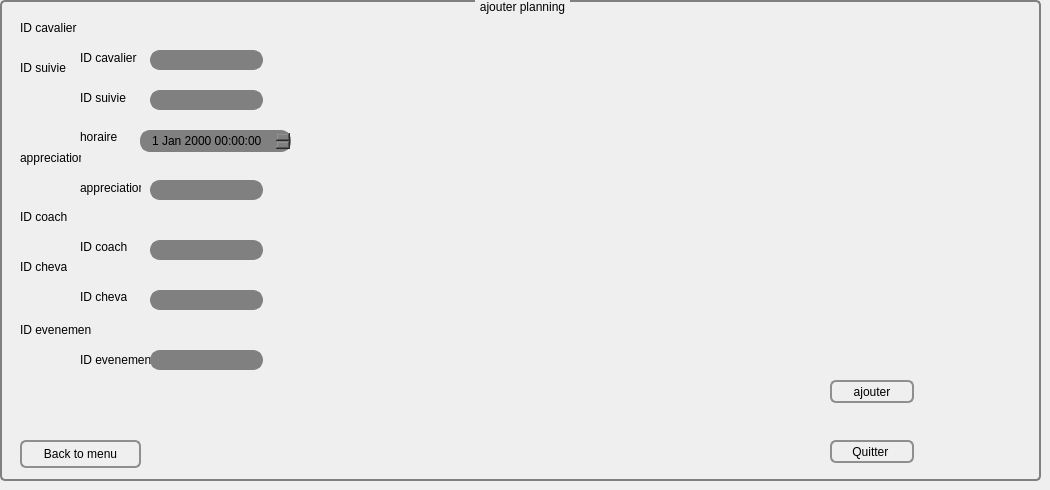
        <widget class="QWidget" name="tab_18">
         <attribute name="title">
          <string>ajout planning</string>
         </attribute>
         <widget class="QLabel" name="label_74">
          <property name="geometry">
           <rect>
            <x>20</x>
            <y>60</y>
            <width>51</width>
            <height>16</height>
           </rect>
          </property>
          <property name="styleSheet">
           <string notr="true">font: 25 8pt &quot;Footlight MT Light&quot;;</string>
          </property>
          <property name="text">
           <string>ID suivie </string>
          </property>
         </widget>
         <widget class="QLabel" name="label_75">
          <property name="geometry">
           <rect>
            <x>20</x>
            <y>150</y>
            <width>61</width>
            <height>16</height>
           </rect>
          </property>
          <property name="styleSheet">
           <string notr="true">font: 25 8pt &quot;Footlight MT Light&quot;;</string>
          </property>
          <property name="text">
           <string>appreciation </string>
          </property>
         </widget>
         <widget class="QLabel" name="label_76">
          <property name="geometry">
           <rect>
            <x>20</x>
            <y>210</y>
            <width>47</width>
            <height>14</height>
           </rect>
          </property>
          <property name="styleSheet">
           <string notr="true">font: 25 8pt &quot;Footlight MT Light&quot;;</string>
          </property>
          <property name="text">
           <string>ID coach</string>
          </property>
         </widget>
         <widget class="QLabel" name="label_77">
          <property name="geometry">
           <rect>
            <x>20</x>
            <y>260</y>
            <width>47</width>
            <height>14</height>
           </rect>
          </property>
          <property name="styleSheet">
           <string notr="true">font: 25 8pt &quot;Footlight MT Light&quot;;</string>
          </property>
          <property name="text">
           <string>ID cheval</string>
          </property>
         </widget>
         <widget class="QLabel" name="label_78">
          <property name="geometry">
           <rect>
            <x>20</x>
            <y>320</y>
            <width>71</width>
            <height>20</height>
           </rect>
          </property>
          <property name="styleSheet">
           <string notr="true">font: 25 8pt &quot;Footlight MT Light&quot;;</string>
          </property>
          <property name="text">
           <string>ID evenement </string>
          </property>
         </widget>
         <widget class="QLabel" name="label_79">
          <property name="geometry">
           <rect>
            <x>20</x>
            <y>20</y>
            <width>61</width>
            <height>16</height>
           </rect>
          </property>
          <property name="styleSheet">
           <string notr="true">font: 25 8pt &quot;Footlight MT Light&quot;;</string>
          </property>
          <property name="text">
           <string>ID cavalier </string>
          </property>
         </widget>
         <widget class="QGroupBox" name="groupBox_16">
          <property name="geometry">
           <rect>
            <x>0</x>
            <y>0</y>
            <width>1041</width>
            <height>481</height>
           </rect>
          </property>
          <property name="styleSheet">
           <string notr="true">QGroupBox {
    background-color: qlineargradient(x1: 0, y1: 0, x2: 0, y2: 1,
                                      stop: 0 #E0E0E0, stop: 1 #FFFFFF);
    border: 2px solid gray;
    border-radius: 5px;
    margin-top: 1ex; /* leave space at the top for the title */
}

QGroupBox::title {
    subcontrol-origin: margin;
    subcontrol-position: top center; /* position at the top center */
    padding: 0 3px;
    background-color: qlineargradient(x1: 0, y1: 0, x2: 0, y2: 1,
                                      stop: 0 #FF0ECE, stop: 1 #FFFFFF);
}</string>
          </property>
          <property name="title">
           <string>ajouter planning</string>
          </property>
          <widget class="QPushButton" name="ajouter_planning">
           <property name="geometry">
            <rect>
             <x>830</x>
             <y>380</y>
             <width>84</width>
             <height>23</height>
            </rect>
           </property>
           <property name="styleSheet">
            <string notr="true">QPushButton {
    border: 2px solid #8f8f91;
    border-radius: 6px;
    background-color: qlineargradient(x1: 0, y1: 0, x2: 0, y2: 1,
                                      stop: 0 #f6f7fa, stop: 1 #dadbde);
    min-width: 80px;
}

QPushButton:pressed {
    background-color: qlineargradient(x1: 0, y1: 0, x2: 0, y2: 1,
                                      stop: 0 #dadbde, stop: 1 #f6f7fa);
}

QPushButton:flat {
    border: none; /* no border for a flat push button */
}

QPushButton:default {
    border-color: navy; /* make the default button prominent */
}</string>
           </property>
           <property name="text">
            <string>ajouter</string>
           </property>
           <property name="icon">
            <iconset>
             <normaloff>:/Downloads/verifier.png</normaloff>:/Downloads/verifier.png</iconset>
           </property>
          </widget>
          <widget class="QPushButton" name="pushButton_6">
           <property name="geometry">
            <rect>
             <x>830</x>
             <y>440</y>
             <width>84</width>
             <height>23</height>
            </rect>
           </property>
           <property name="styleSheet">
            <string notr="true">QPushButton {
    border: 2px solid #8f8f91;
    border-radius: 6px;
    background-color: qlineargradient(x1: 0, y1: 0, x2: 0, y2: 1,
                                      stop: 0 #f6f7fa, stop: 1 #dadbde);
    min-width: 80px;
}

QPushButton:pressed {
    background-color: qlineargradient(x1: 0, y1: 0, x2: 0, y2: 1,
                                      stop: 0 #dadbde, stop: 1 #f6f7fa);
}

QPushButton:flat {
    border: none; /* no border for a flat push button */
}

QPushButton:default {
    border-color: navy; /* make the default button prominent */
}</string>
           </property>
           <property name="text">
            <string>Quitter </string>
           </property>
           <property name="icon">
            <iconset>
             <normaloff>:/Downloads/quitter.png</normaloff>:/Downloads/quitter.png</iconset>
           </property>
          </widget>
          <widget class="QLabel" name="label_81">
           <property name="geometry">
            <rect>
             <x>940</x>
             <y>20</y>
             <width>71</width>
             <height>81</height>
            </rect>
           </property>
           <property name="styleSheet">
            <string notr="true">image: url(:/pics/Watercolour unicorn head wall sticker, unicorn wall decal, rainbow room decor, unicorn room decor.jpeg);</string>
           </property>
           <property name="text">
            <string/>
           </property>
          </widget>
          <widget class="QLabel" name="label_94">
           <property name="geometry">
            <rect>
             <x>80</x>
             <y>180</y>
             <width>61</width>
             <height>16</height>
            </rect>
           </property>
           <property name="styleSheet">
            <string notr="true">font: 25 8pt &quot;Footlight MT Light&quot;;</string>
           </property>
           <property name="text">
            <string>appreciation </string>
           </property>
          </widget>
          <widget class="QLabel" name="label_95">
           <property name="geometry">
            <rect>
             <x>80</x>
             <y>90</y>
             <width>51</width>
             <height>16</height>
            </rect>
           </property>
           <property name="styleSheet">
            <string notr="true">font: 25 8pt &quot;Footlight MT Light&quot;;</string>
           </property>
           <property name="text">
            <string>ID suivie </string>
           </property>
          </widget>
          <widget class="QLabel" name="label_96">
           <property name="geometry">
            <rect>
             <x>80</x>
             <y>240</y>
             <width>47</width>
             <height>14</height>
            </rect>
           </property>
           <property name="styleSheet">
            <string notr="true">font: 25 8pt &quot;Footlight MT Light&quot;;</string>
           </property>
           <property name="text">
            <string>ID coach</string>
           </property>
          </widget>
          <widget class="QLabel" name="label_97">
           <property name="geometry">
            <rect>
             <x>80</x>
             <y>290</y>
             <width>47</width>
             <height>14</height>
            </rect>
           </property>
           <property name="styleSheet">
            <string notr="true">font: 25 8pt &quot;Footlight MT Light&quot;;</string>
           </property>
           <property name="text">
            <string>ID cheval</string>
           </property>
          </widget>
          <widget class="QLabel" name="label_98">
           <property name="geometry">
            <rect>
             <x>80</x>
             <y>50</y>
             <width>61</width>
             <height>16</height>
            </rect>
           </property>
           <property name="styleSheet">
            <string notr="true">font: 25 8pt &quot;Footlight MT Light&quot;;</string>
           </property>
           <property name="text">
            <string>ID cavalier </string>
           </property>
          </widget>
          <widget class="QLabel" name="label_99">
           <property name="geometry">
            <rect>
             <x>80</x>
             <y>350</y>
             <width>71</width>
             <height>20</height>
            </rect>
           </property>
           <property name="styleSheet">
            <string notr="true">font: 25 8pt &quot;Footlight MT Light&quot;;</string>
           </property>
           <property name="text">
            <string>ID evenement </string>
           </property>
          </widget>
          <widget class="QLineEdit" name="id_evenement">
           <property name="geometry">
            <rect>
             <x>150</x>
             <y>350</y>
             <width>113</width>
             <height>20</height>
            </rect>
           </property>
           <property name="styleSheet">
            <string notr="true">QLineEdit {
    border: 2px solid gray;
    border-radius: 10px;
    padding: 0 8px;
    background: grey;
    selection-background-color: darkgray;
}
</string>
           </property>
          </widget>
          <widget class="QLineEdit" name="id_planning">
           <property name="geometry">
            <rect>
             <x>150</x>
             <y>90</y>
             <width>113</width>
             <height>20</height>
            </rect>
           </property>
           <property name="styleSheet">
            <string notr="true">QLineEdit {
    border: 2px solid gray;
    border-radius: 10px;
    padding: 0 8px;
    background: grey;
    selection-background-color: darkgray;
}
</string>
           </property>
          </widget>
          <widget class="QLineEdit" name="id_cheval">
           <property name="geometry">
            <rect>
             <x>150</x>
             <y>290</y>
             <width>113</width>
             <height>20</height>
            </rect>
           </property>
           <property name="styleSheet">
            <string notr="true">QLineEdit {
    border: 2px solid gray;
    border-radius: 10px;
    padding: 0 8px;
    background: grey;
    selection-background-color: darkgray;
}
</string>
           </property>
          </widget>
          <widget class="QLineEdit" name="id_cavalier">
           <property name="geometry">
            <rect>
             <x>150</x>
             <y>50</y>
             <width>113</width>
             <height>20</height>
            </rect>
           </property>
           <property name="styleSheet">
            <string notr="true">QLineEdit {
    border: 2px solid gray;
    border-radius: 10px;
    padding: 0 8px;
    background: grey;
    selection-background-color: darkgray;
}
</string>
           </property>
          </widget>
          <widget class="QDateTimeEdit" name="horaire_2">
           <property name="geometry">
            <rect>
             <x>140</x>
             <y>130</y>
             <width>151</width>
             <height>22</height>
            </rect>
           </property>
           <property name="styleSheet">
            <string notr="true">QDateTimeEdit {
    border: 2px solid gray;
    border-radius: 10px;
    padding: 0 8px;
    background: grey;
    selection-background-color: darkgray;
}
</string>
           </property>
          </widget>
          <widget class="QLineEdit" name="appreciation">
           <property name="geometry">
            <rect>
             <x>150</x>
             <y>180</y>
             <width>113</width>
             <height>20</height>
            </rect>
           </property>
           <property name="styleSheet">
            <string notr="true">QLineEdit {
    border: 2px solid gray;
    border-radius: 10px;
    padding: 0 8px;
    background: grey;
    selection-background-color: darkgray;
}
</string>
           </property>
          </widget>
          <widget class="QLabel" name="horaire">
           <property name="geometry">
            <rect>
             <x>80</x>
             <y>130</y>
             <width>47</width>
             <height>14</height>
            </rect>
           </property>
           <property name="styleSheet">
            <string notr="true">font: 25 8pt &quot;Footlight MT Light&quot;;</string>
           </property>
           <property name="text">
            <string>horaire</string>
           </property>
          </widget>
          <widget class="QLineEdit" name="id_coach">
           <property name="geometry">
            <rect>
             <x>150</x>
             <y>240</y>
             <width>113</width>
             <height>20</height>
            </rect>
           </property>
           <property name="styleSheet">
            <string notr="true">QLineEdit {
    border: 2px solid gray;
    border-radius: 10px;
    padding: 0 8px;
    background: grey;
    selection-background-color: darkgray;
}

</string>
           </property>
          </widget>
          <widget class="QPushButton" name="pushButton_back_4">
           <property name="geometry">
            <rect>
             <x>20</x>
             <y>440</y>
             <width>121</width>
             <height>28</height>
            </rect>
           </property>
           <property name="styleSheet">
            <string notr="true">QPushButton {
    border: 2px solid #8f8f91;
    border-radius: 6px;
    background-color: qlineargradient(x1: 0, y1: 0, x2: 0, y2: 1,
                                      stop: 0 #f6f7fa, stop: 1 #dadbde);
    min-width: 80px;
}

QPushButton:pressed {
    background-color: qlineargradient(x1: 0, y1: 0, x2: 0, y2: 1,
                                      stop: 0 #dadbde, stop: 1 #f6f7fa);
}

QPushButton:flat {
    border: none; /* no border for a flat push button */
}

QPushButton:default {
    border-color: navy; /* make the default button prominent */
}

</string>
           </property>
           <property name="text">
            <string>Back to menu</string>
           </property>
           <property name="icon">
            <iconset resource="imagee.qrc">
             <normaloff>:/back.png</normaloff>:/back.png</iconset>
           </property>
          </widget>
         </widget>
        </widget>
